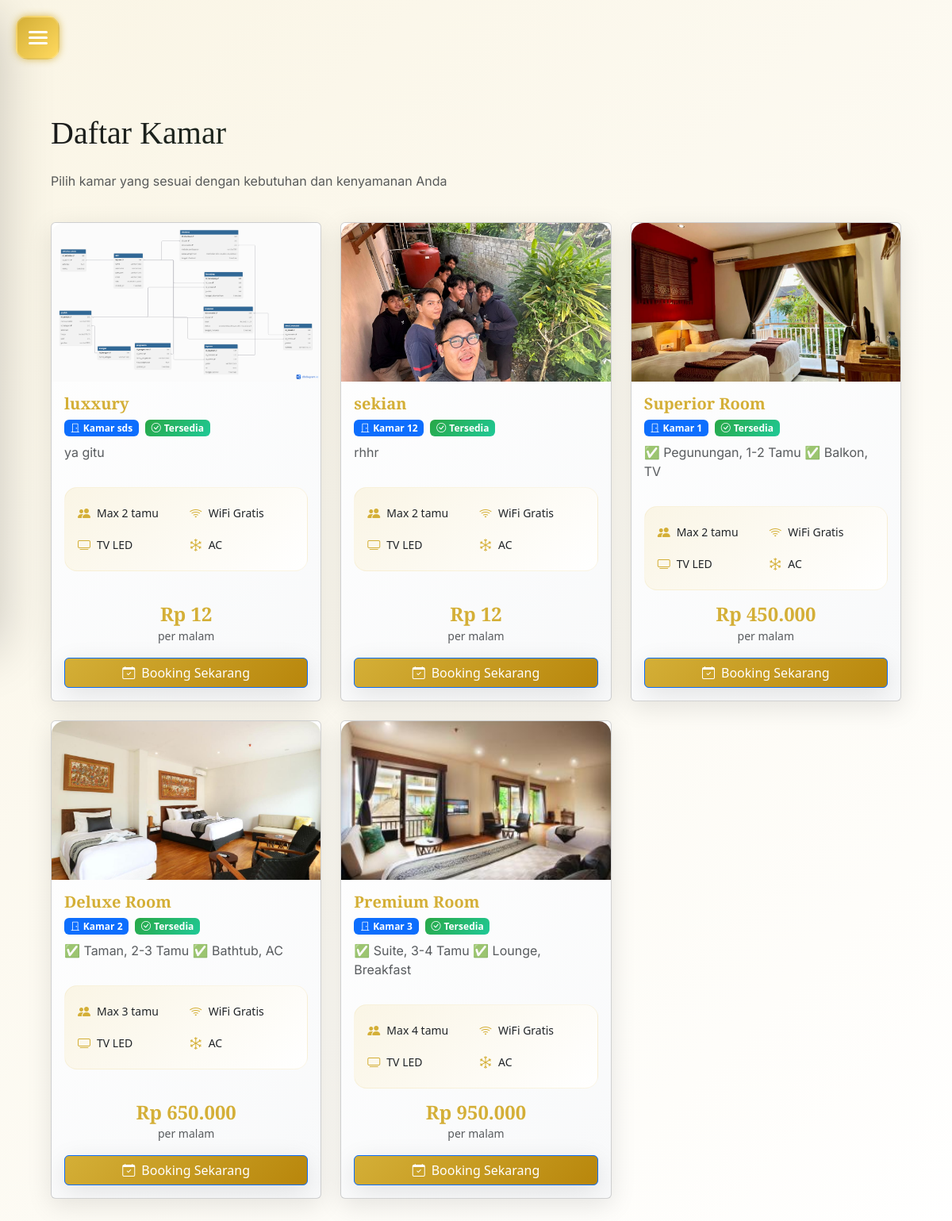
The app's page /user/kamar.php (signed in) with its own data.
### tables this page shows
CREATE TABLE `rooms` (
  `id` int(11) NOT NULL,
  `nomor_kamar` varchar(10) NOT NULL,
  `tipe_kamar` varchar(50) NOT NULL,
  `harga_per_malam` decimal(10,2) NOT NULL,
  `deskripsi` text DEFAULT NULL,
  `foto` varchar(255) DEFAULT NULL,
  `kapasitas` int(11) DEFAULT 2,
  `status` enum('tersedia','terisi','maintenance') DEFAULT 'tersedia'
);

### user/kamar.php (the view, shortened to what this page needs)
<?php
require '../config/koneksi.php';
$query = "SELECT * FROM rooms WHERE status = 'tersedia' ORDER BY harga_per_malam ASC";
$result = mysqli_query($conn, $query);
?>
<!DOCTYPE html>
<html lang="id">
<head>
    <link rel="stylesheet" href="../assets/style.css">
    <link rel="stylesheet" href="https://cdn.jsdelivr.net/npm/bootstrap@5.3.0/dist/css/bootstrap.min.css">
    <link rel="stylesheet" href="https://cdn.jsdelivr.net/npm/bootstrap-icons@1.10.5/font/bootstrap-icons.css">
    <link rel="stylesheet" href="https://cdnjs.cloudflare.com/ajax/libs/font-awesome/6.0.0-beta3/css/all.min.css">
</head>
<body>
    <?php require('sidebar.php'); ?>
<main class="main-content">
    <div class="container-fluid p-4">
        <div class="row mb-4">
            <div class="col">
                <h1 class="hero-title fade-in-up">Daftar Kamar</h1>
                <p class="text-muted fade-in-up">Pilih kamar yang sesuai dengan kebutuhan dan kenyamanan Anda</p>
            </div>
        </div>
        <div class="row g-4">
            <?php if (mysqli_num_rows($result) > 0): ?>
                <?php while ($room = mysqli_fetch_assoc($result)): ?>
                <div class="col-lg-4 col-md-6">
                    <div class="card h-100 fade-in-up facility-card">
                        <?php if (!empty($room['foto'])): ?>
                            <img src="../uploads/<?= htmlspecialchars($room['foto']); ?>"
                                 class="card-img-top room-image"
                                 alt="<?= htmlspecialchars($room['tipe_kamar']); ?>">
                        <?php endif; ?>
                        <div class="card-body d-flex flex-column">
                            <h5 class="card-title text-gold fw-bold"><?= htmlspecialchars($room['tipe_kamar']); ?></h5>
                            <div class="d-flex align-items-center mb-2">
                                <span class="badge bg-primary me-2">
                                    <i class="bi bi-door-closed me-1"></i>Kamar <?= htmlspecialchars($room['nomor_kamar']); ?>
                                </span>
                                <span class="badge bg-success">
                                    <i class="bi bi-check-circle me-1"></i>Tersedia
                                </span>
                            </div>
                            <p class="card-text text-muted mb-3"><?= htmlspecialchars($room['deskripsi']); ?></p>
                            <div class="facility-hours mb-3">
                                <div class="row g-2">
                                    <div class="col-6">
                                        <div class="info-item">
                                            <i class="bi bi-people-fill text-gold me-2"></i>
                                            <span class="small">Max <?= $room['kapasitas']; ?> tamu</span>
                                        </div>
                                    </div>
                                    <div class="col-6">
                                        <div class="info-item">
                                            <i class="bi bi-wifi text-gold me-2"></i>
                                            <span class="small">WiFi Gratis</span>
                                        </div>
                                    </div>
                                    <div class="col-6">
                                        <div class="info-item">
                                            <i class="bi bi-tv text-gold me-2"></i>
                                            <span class="small">TV LED</span>
                                        </div>
                                    </div>
                                    <div class="col-6">
                                        <div class="info-item">
                                            <i class="bi bi-snow text-gold me-2"></i>
                                            <span class="small">AC</span>
                                        </div>
                                    </div>
                                </div>
                            </div>
                            <div class="mt-auto">
                                <div class="d-flex justify-content-between align-items-center mb-3">
                                    <div class="text-center w-100">
                                        <h4 class="text-gold fw-bold mb-0">
                                            Rp <?= number_format($room['harga_per_malam'], 0, ',', '.'); ?>
                                        </h4>
                                        <small class="text-muted">per malam</small>
                                    </div>
                                </div>
                                <a href="booking.php?room_id=<?= $room['id']; ?>"
                                   class="btn btn-primary w-100">
                                    <i class="bi bi-calendar-check me-2"></i>Booking Sekarang
                                </a>
                            </div>
                        </div>
                    </div>
                </div>
                <?php endwhile; ?>
            <?php endif; ?>
        </div>
    </div>
</main>
</body>
</html>

### assets/style.css (style rules this page uses)
:root { --primary-gold: #d4af37; --primary-dark: #1a1a1a; --primary-green: #2c5530; --accent-cream: #faf5e5; --text-dark: #2c2c2c; --text-light: #666666; --glass-bg: rgba(255, 255, 255, 0.1); --glass-border: rgba(255, 255, 255, 0.2); --shadow-soft: 0 8px 32px rgba(0, 0, 0, 0.1); --shadow-medium: 0 12px 48px rgba(0, 0, 0, 0.15); --shadow-strong: 0 20px 64px rgba(0, 0, 0, 0.2); --transition-smooth: all 0.4s cubic-bezier(0.4, 0, 0.2, 1); --transition-fast: all 0.2s ease; --border-radius: 16px; --border-radius-lg: 24px; }
* { margin: 0; padding: 0; box-sizing: border-box; }
html { scroll-behavior: smooth; }
body { font-family: "Inter", sans-serif; background: linear-gradient(135deg, var(--accent-cream) 0%, #ffffff 100%); color: var(--text-dark); line-height: 1.6; overflow-x: hidden; }
h1, h2, h3, h4, h5, h6 { font-family: "Playfair Display", serif; font-weight: 600; color: var(--primary-dark); margin-bottom: 1rem; }
h1 { font-size: 3.5rem; line-height: 1.2; }
h4 { font-size: 1.8rem; line-height: 1.4; }
h5 { font-size: 1.4rem; line-height: 1.5; }
p { font-family: "Inter", sans-serif; color: var(--text-light); margin-bottom: 1rem; }
.main-content { margin-left: 0; min-height: 100vh; padding: 120px 40px 40px; transition: var(--transition-smooth); }
.hero-title { font-family: "Playfair Display", serif; background: linear-gradient( 135deg, var(--primary-dark), var(--primary-green) ); -webkit-background-clip: text; -webkit-text-fill-color: transparent; background-clip: text; margin-bottom: 1.5rem; }
.btn { border-radius: 12px; padding: 15px 30px; font-weight: 600; font-size: 1rem; transition: var(--transition-fast); border: none; cursor: pointer; }
.btn-primary { background: linear-gradient(135deg, var(--primary-gold), #b8860b); color: white; box-shadow: var(--shadow-soft); }
.card { border: none; border-radius: var(--border-radius); box-shadow: var(--shadow-soft); transition: var(--transition-smooth); background: white; overflow: hidden; }
.card-body { padding: 25px; }
.badge { padding: 8px 16px; border-radius: 20px; font-weight: 500; font-size: 0.85rem; }
.badge.bg-success { background: linear-gradient(135deg, #28a745, #20c997) !important; }
.facility-card { border: none; border-radius: 20px; transition: all 0.4s cubic-bezier(0.4, 0, 0.2, 1); overflow: hidden; background: linear-gradient(135deg, #ffffff 0%, #f8f9fa 100%); }
.facility-hours { background: linear-gradient(135deg, #f8f9fa 0%, #e9ecef 100%); border-radius: 10px; padding: 0.75rem; margin-top: 1rem; }
.info-item { display: flex; align-items: flex-start; padding: 0.5rem 0; border-bottom: 1px solid rgba(212, 175, 55, 0.1); }
.info-item:last-child { border-bottom: none; }
.text-gold { color: var(--primary-gold); }
.fade-in-up { animation: fadeInUp 0.6s ease-out; }

### assets/css/hamburger-user.css (style rules this page uses)
:root { --bg-primary: #1c1c28; --bg-secondary: #181823; --card-bg: #23232e; --card-bg-lighter: #26263a; --primary-accent: #d4af37; --primary-accent-hover: #ffd95e; --secondary-accent-soft-purple: #9e8cfc; --secondary-accent-sky-blue: #6fc1ff; --text-primary: #ffffff; --text-secondary: #a0a0b0; --text-muted: #c0c0c0; --success-color: #4cd964; --danger-color: #ff5c5c; --border-accent: #2e2e40; --border-table: #2e2e40; }
.main-content { transition: filter 0.3s ease; }

### user/kamar.php (style rules this page uses)
.room-image { height: 200px; object-fit: cover; border-radius: var(--border-radius) var(--border-radius) 0 0; transition: var(--transition-smooth); }
.info-item { display: flex; align-items: center; padding: 0.25rem 0; border-bottom: none; transition: var(--transition-fast); }
.facility-hours { background: linear-gradient(135deg, var(--accent-cream) 0%, #ffffff 100%); border-radius: var(--border-radius); padding: 1rem; margin-top: 1rem; border: 1px solid rgba(212, 175, 55, 0.1); }
.text-gold { color: var(--primary-gold) !important; }

### records on screen
rooms: foto (picture), tipe_kamar "luxxury", nomor_kamar "sds", deskripsi "ya gitu", kapasitas "2", harga_per_malam "12"
rooms: foto (picture), tipe_kamar "sekian", nomor_kamar "12", deskripsi "rhhr", kapasitas "2", harga_per_malam "12"
rooms: foto (picture), tipe_kamar "Superior Room", nomor_kamar "1", deskripsi "✅ Pegunungan, 1-2 Tamu ✅ Balkon, TV", kapasitas "2", harga_per_malam "450.000"
rooms: foto (picture), tipe_kamar "Deluxe Room", nomor_kamar "2", deskripsi "✅ Taman, 2-3 Tamu ✅ Bathtub, AC", kapasitas "3", harga_per_malam "650.000"
rooms: foto (picture), tipe_kamar "Premium Room", nomor_kamar "3", deskripsi "✅ Suite, 3-4 Tamu ✅ Lounge, Breakfast", kapasitas "4", harga_per_malam "950.000"
